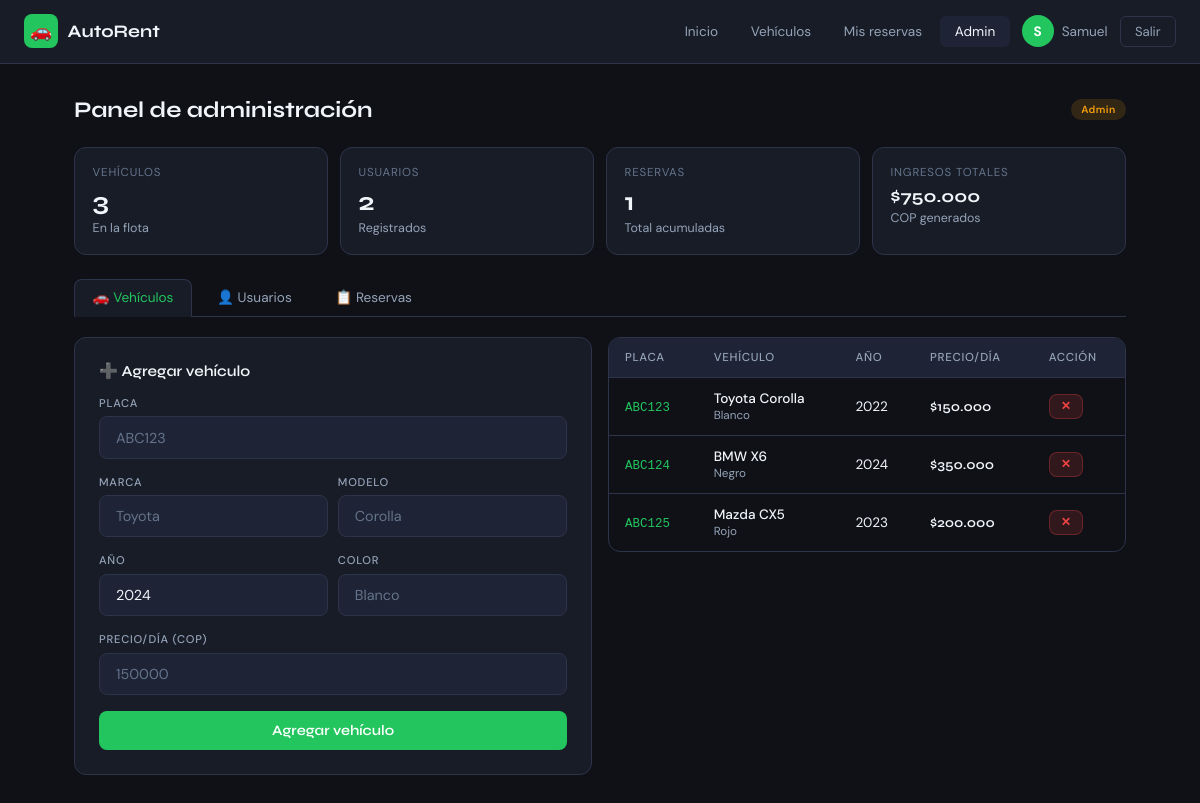
The page /admin.php (signed in) on the database its author committed.
### tables this page shows
CREATE TABLE IF NOT EXISTS `vehiculos` (
  `id`          INT(11)       NOT NULL AUTO_INCREMENT,
  `placa`       VARCHAR(10)   NOT NULL,
  `marca`       VARCHAR(50)   NOT NULL,
  `modelo`      VARCHAR(50)   NOT NULL,
  `anio`        INT(11)       NOT NULL,
  `color`       VARCHAR(30)   DEFAULT NULL,
  `precio_dia`  DECIMAL(10,2) NOT NULL,
  PRIMARY KEY (`id`),
  UNIQUE KEY `placa` (`placa`)
);

### admin.php (the view, shortened to what this page needs)
<?php
require_once 'includes/layout.php';
$db  = getDB();
$tab = $_GET['tab'] ?? 'vehiculos';
$vehiculos = $db->query("SELECT * FROM vehiculos ORDER BY id")->fetch_all(MYSQLI_ASSOC);
$usuarios  = $db->query("SELECT * FROM usuarios ORDER BY id")->fetch_all(MYSQLI_ASSOC);
$reservas  = $db->query("
    SELECT r.*, u.nombre as u_nombre, u.correo as u_correo,
           v.marca, v.modelo, v.placa, v.precio_dia, p.monto, p.metodo_pago
    FROM reservas r
    JOIN usuarios u ON u.id = r.usuario_id
    JOIN vehiculos v ON v.id = r.vehiculo_id
    LEFT JOIN pagos p ON p.usuario_id=r.usuario_id AND p.vehiculo_id=r.vehiculo_id AND p.fecha_inicio=r.fecha_inicio
    ORDER BY r.fecha_inicio DESC
")->fetch_all(MYSQLI_ASSOC);
$ingresos_total = array_sum(array_column($reservas,'monto'));
renderHead('Admin');
?>
<body>
<?php renderNav('admin'); ?>
<div class="main-content">
<div class="container">
  <div class="page-header">
    <h2 class="page-title">Panel de administración</h2>
    <span class="badge badge-amber">Admin</span>
  </div>
  <div class="grid-4" style="margin-bottom:1.5rem">
    <div class="stat-card">
      <div class="stat-label">Vehículos</div>
      <div class="stat-value"><?= count($vehiculos) ?></div>
      <div class="stat-sub">En la flota</div>
    </div>
    <div class="stat-card">
      <div class="stat-label">Usuarios</div>
      <div class="stat-value"><?= count($usuarios) ?></div>
      <div class="stat-sub">Registrados</div>
    </div>
    <div class="stat-card">
      <div class="stat-label">Reservas</div>
      <div class="stat-value"><?= count($reservas) ?></div>
      <div class="stat-sub">Total acumuladas</div>
    </div>
    <div class="stat-card">
      <div class="stat-label">Ingresos totales</div>
      <div class="stat-value" style="font-size:1.1rem">$<?= number_format($ingresos_total,0,',','.') ?></div>
      <div class="stat-sub">COP generados</div>
    </div>
  </div>
  <div style="display:flex;gap:.4rem;margin-bottom:1.25rem;border-bottom:1px solid var(--border);padding-bottom:0">
    <?php foreach(['vehiculos'=>'🚗 Vehículos','usuarios'=>'👤 Usuarios','reservas'=>'📋 Reservas'] as $k=>$label): ?>
    <a href="admin.php?tab=<?= $k ?>"
       style="padding:.6rem 1.1rem;font-size:.85rem;border-radius:8px 8px 0 0;cursor:pointer;
              background:<?= $tab===$k?'var(--bg2)':'transparent' ?>;
              color:<?= $tab===$k?'var(--green)':'var(--text2)' ?>;
              border:<?= $tab===$k?'1px solid var(--border)':'1px solid transparent' ?>;
              border-bottom:<?= $tab===$k?'1px solid var(--bg2)':'none' ?>;
              margin-bottom:-1px;">
      <?= $label ?>
    </a>
    <?php endforeach; ?>
  </div>
  <?php if($tab === 'vehiculos'): ?>
  <div class="grid-2" style="margin-bottom:1.25rem;align-items:start">
    <div class="card">
      <h3 style="font-size:.95rem;font-weight:600;margin-bottom:1rem">➕ Agregar vehículo</h3>
      <form method="POST">
        <div class="form-group">
          <label class="form-label">Placa</label>
          <input class="form-control" name="placa" placeholder="ABC123" required maxlength="10">
        </div>
        <div style="display:grid;grid-template-columns:1fr 1fr;gap:.6rem">
          <div class="form-group">
            <label class="form-label">Marca</label>
            <input class="form-control" name="marca" placeholder="Toyota" required>
          </div>
          <div class="form-group">
            <label class="form-label">Modelo</label>
            <input class="form-control" name="modelo" placeholder="Corolla" required>
          </div>
        </div>
        <div style="display:grid;grid-template-columns:1fr 1fr;gap:.6rem">
          <div class="form-group">
            <label class="form-label">Año</label>
            <input class="form-control" name="anio" type="number" min="2000" max="2030" value="2024" required>
          </div>
          <div class="form-group">
            <label class="form-label">Color</label>
            <input class="form-control" name="color" placeholder="Blanco" required>
          </div>
        </div>
        <div class="form-group">
          <label class="form-label">Precio/día (COP)</label>
          <input class="form-control" name="precio_dia" type="number" min="0" step="1000" placeholder="150000" required>
        </div>
        <button type="submit" class="btn btn-primary btn-block">Agregar vehículo</button>
      </form>
    </div>
    <div>
      <div class="table-wrap">
        <table>
          <thead>
            <tr><th>Placa</th><th>Vehículo</th><th>Año</th><th>Precio/día</th><th>Acción</th></tr>
          </thead>
          <tbody>
          <?php foreach($vehiculos as $v): ?>
            <tr>
              <td><code style="font-size:.78rem;color:var(--green)"><?= htmlspecialchars($v['placa']) ?></code></td>
              <td>
                <div style="font-weight:500"><?= htmlspecialchars($v['marca'].' '.$v['modelo']) ?></div>
                <div style="font-size:.73rem;color:var(--text2)"><?= htmlspecialchars($v['color']) ?></div>
              </td>
              <td><?= $v['anio'] ?></td>
              <td style="font-family:'Syne',sans-serif;font-weight:600">$<?= number_format($v['precio_dia'],0,',','.') ?></td>
              <td>
                <form method="POST" onsubmit="return confirm('¿Eliminar este vehículo?')">
                  <button type="submit" class="btn btn-danger" style="font-size:.75rem;padding:.3rem .7rem">✕</button>
                </form>
              </td>
            </tr>
          <?php endforeach; ?>
          </tbody>
        </table>
      </div>
    </div>
  </div>
  <?php endif; ?>
</div>
</div>
<?php renderFoot(); ?>

### includes/layout.php (shortened to what this page needs)
<?php
function renderHead($titulo = 'AutoRent') {
?>
<!DOCTYPE html>
<html lang="es">
<head>
<?php } ?>
<?php
function renderNav($paginaActiva = '') {
    $nombre = $_SESSION['usuario_nombre'] ?? '';
    $inicial = strtoupper(mb_substr($nombre, 0, 1));
    $rol = $_SESSION['usuario_rol'] ?? 'cliente';
?>
<nav class="navbar">
  <a href="home.php" class="nav-brand">
    <div class="nav-icon">🚗</div>
    <span class="nav-brand-name">AutoRent</span>
  </a>
  <div class="nav-right">
    <div class="nav-links">
      <a href="home.php" class="nav-link <?= $paginaActiva==='home'?'active':'' ?>">Inicio</a>
      <a href="vehiculos.php" class="nav-link <?= $paginaActiva==='vehiculos'?'active':'' ?>">Vehículos</a>
      <a href="reservas.php" class="nav-link <?= $paginaActiva==='reservas'?'active':'' ?>">Mis reservas</a>
      <?php if($rol==='admin'): ?>
      <a href="admin.php" class="nav-link <?= $paginaActiva==='admin'?'active':'' ?>">Admin</a>
      <?php endif; ?>
    </div>
    <div class="nav-user">
      <div class="nav-avatar"><?= $inicial ?></div>
      <span><?= htmlspecialchars($nombre) ?></span>
    </div>
    <a href="logout.php"><button class="btn-logout">Salir</button></a>
  </div>
</nav>
<?php } ?>
<?php
function renderFoot() {
?>
</body>
</html>
<?php } ?>

### includes/layout.php (style rules this page uses)
*,*::before,*::after { box-sizing:border-box;margin:0;padding:0 }
:root { --green:#22c55e;--green-dark:#16a34a; --bg:#0f1117;--bg2:#181c27;--bg3:#1e2336;--bg4:#252b3b; --border:#2d3449;--border2:#3a4260; --text:#f1f5f9;--text2:#94a3b8;--text3:#64748b; --red:#ef4444;--amber:#f59e0b; --radius:12px;--radius-sm:8px;--radius-lg:18px; }
body { font-family:'DM Sans',sans-serif;background:var(--bg);color:var(--text);min-height:100vh }
h1,h2,h3,h4,h5 { font-family:'Syne',sans-serif }
a { text-decoration:none;color:inherit }
input,button,select,textarea { font-family:'DM Sans',sans-serif }
.navbar { display:flex;align-items:center;justify-content:space-between;padding:.9rem 1.5rem;background:var(--bg2);border-bottom:1px solid var(--border);position:sticky;top:0;z-index:100 }
.nav-brand { display:flex;align-items:center;gap:.6rem;text-decoration:none }
.nav-icon { width:34px;height:34px;background:var(--green);border-radius:8px;display:flex;align-items:center;justify-content:center;font-size:1.1rem }
.nav-brand-name { font-family:'Syne',sans-serif;font-weight:700;font-size:1.1rem;color:var(--text) }
.nav-right { display:flex;align-items:center;gap:.75rem }
.nav-user { display:flex;align-items:center;gap:.5rem;font-size:.85rem;color:var(--text2) }
.nav-avatar { width:32px;height:32px;border-radius:50%;background:var(--green);display:flex;align-items:center;justify-content:center;font-weight:700;font-size:.85rem;color:#fff }
.nav-links { display:flex;gap:.25rem }
.nav-link { padding:.45rem .9rem;border-radius:6px;font-size:.85rem;color:var(--text2);transition:all .2s;cursor:pointer }
.nav-link:hover,.nav-link.active { background:var(--bg3);color:var(--text) }
.btn-logout { padding:.4rem .9rem;border-radius:6px;border:1px solid var(--border);background:transparent;color:var(--text2);font-size:.82rem;cursor:pointer;transition:all .2s }
.card { background:var(--bg2);border:1px solid var(--border);border-radius:var(--radius);padding:1.5rem }
.badge { display:inline-block;font-size:.65rem;font-weight:600;padding:.25rem .65rem;border-radius:50px;letter-spacing:.04em }
.badge-amber { background:rgba(245,158,11,.15);color:var(--amber) }
.form-group { display:flex;flex-direction:column;gap:.4rem;margin-bottom:1rem }
.form-label { font-size:.7rem;letter-spacing:.07em;text-transform:uppercase;color:var(--text2);font-weight:500 }
.form-control { background:var(--bg3);border:1px solid var(--border);border-radius:var(--radius-sm);padding:.7rem 1rem;color:var(--text);font-size:.9rem;width:100%;transition:border-color .2s;outline:none }
.form-control::placeholder { color:var(--text3) }
.btn { border:none;border-radius:var(--radius-sm);padding:.7rem 1.25rem;font-family:'Syne',sans-serif;font-weight:600;font-size:.9rem;cursor:pointer;transition:all .2s;display:inline-flex;align-items:center;gap:.4rem }
.btn-primary { background:var(--green);color:#fff }
.btn-danger { background:rgba(239,68,68,.15);border:1px solid rgba(239,68,68,.3);color:var(--red) }
.btn-block { width:100%;justify-content:center }
.table-wrap { overflow-x:auto;border-radius:var(--radius);border:1px solid var(--border) }
table { width:100%;border-collapse:collapse;font-size:.85rem }
th { background:var(--bg3);padding:.75rem 1rem;text-align:left;color:var(--text2);font-weight:500;font-size:.72rem;text-transform:uppercase;letter-spacing:.06em;border-bottom:1px solid var(--border) }
td { padding:.75rem 1rem;border-bottom:1px solid var(--border);color:var(--text);vertical-align:middle }
tr:last-child td { border-bottom:none }
.container { max-width:1100px;margin:0 auto;padding:2rem 1.5rem }
.page-header { display:flex;align-items:center;justify-content:space-between;margin-bottom:1.5rem;flex-wrap:wrap;gap:.75rem }
.page-title { font-size:1.4rem;font-weight:700 }
.grid-2 { display:grid;grid-template-columns:repeat(auto-fit,minmax(280px,1fr));gap:1rem }
.grid-4 { display:grid;grid-template-columns:repeat(auto-fit,minmax(180px,1fr));gap:.75rem }
.stat-card { background:var(--bg2);border:1px solid var(--border);border-radius:var(--radius);padding:1.1rem }
.stat-label { font-size:.72rem;text-transform:uppercase;letter-spacing:.07em;color:var(--text3);margin-bottom:.35rem }
.stat-value { font-family:'Syne',sans-serif;font-size:1.6rem;font-weight:700 }
.stat-sub { font-size:.78rem;color:var(--text2);margin-top:.2rem }
.main-content { padding-bottom:80px }

### rows shown on the page
vehiculos: placa "ABC123", marca+modelo "Toyota Corolla", color "Blanco", anio "2022", precio_dia "150.000"
vehiculos: placa "ABC124", marca+modelo "BMW X6", color "Negro", anio "2024", precio_dia "350.000"
vehiculos: placa "ABC125", marca+modelo "Mazda CX5", color "Rojo", anio "2023", precio_dia "200.000"

### other values the page prints
$inicial "S"
$nombre "Samuel"
count($vehiculos) "3"
count($usuarios) "2"
count($reservas) "1"
$ingresos_total "750.000"
$label "🚗 Vehículos"
$label "👤 Usuarios"
$label "📋 Reservas"
